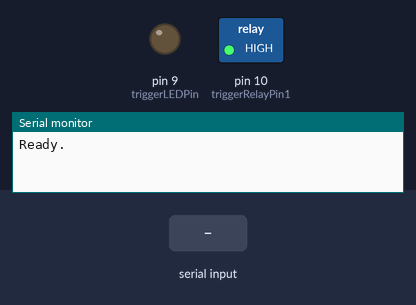
Simulated run of this sketch. Board: Arduino Uno, built with avr-gcc and run on an emulated ATmega328P. On the bench: switched loads named in the sketch (green lamp = pin HIGH), output pins drawn as LEDs (lit = HIGH), the last lines printed to the serial monitor. The inputs (shaded band) are chosen by the test bench.

Above: at 1.2 s.
1.3 s: byte 30 received over Serial
At 1.45 s:
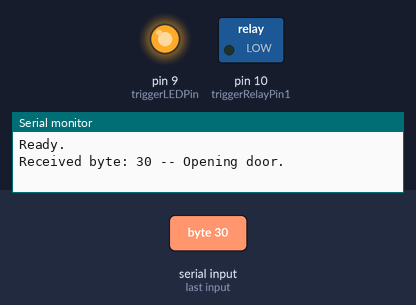
Timing chart, 0 to 4.3 s (numbered marks = the images above; inputs shaded):
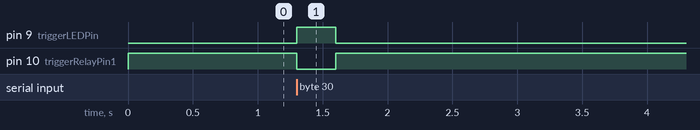

The sketch:

garage_door_serial.ino
```cpp
const int triggerLEDPin = 9;
const int triggerRelayPin1 = 10;
//const int triggerRelayPin2 = 11;

int incomingByte = 0;   // for incoming serial data

void setup() {
  Serial.begin(9600);
  pinMode(triggerLEDPin, OUTPUT);
  pinMode(triggerRelayPin1, OUTPUT);
  //pinMode(triggerRelayPin2, OUTPUT);

  digitalWrite(triggerLEDPin, LOW);
  digitalWrite(triggerRelayPin1, HIGH);
  //digitalWrite(triggerRelayPin2, HIGH);

  Serial.println("Ready.");
}

void loop() {
  if (Serial.available() > 0) {
    incomingByte = Serial.read();
    Serial.print("Received byte: ");
    Serial.print(incomingByte, DEC);
    Serial.println(" -- Opening door.");
    digitalWrite(triggerLEDPin, HIGH);
    digitalWrite(triggerRelayPin1, LOW);
    //digitalWrite(triggerRelayPin2, LOW);

    delay(300);
    digitalWrite(triggerLEDPin, LOW);
    digitalWrite(triggerRelayPin1, HIGH);
    //digitalWrite(triggerRelayPin2, HIGH);

    Serial.println("Complete.");
  }
}

/* Ruby code for client:
require "serialport"

port_str = "/dev/tty.usbmodemfd121"  # may be different
baud_rate = 9600
data_bits = 8
stop_bits = 1
parity = SerialPort::NONE

sp = SerialPort.new(port_str, baud_rate, data_bits, stop_bits, parity)
sp.read_timeout=10
puts sp.readlines.join()
sp.write("\n")
puts sp.readlines.join()
sp.close
*/
```

Measured:
- after the input at 1.3 s, pin 9 (triggerLEDPin): LOW → HIGH at once, → LOW 0.30 s later; pin 10 (triggerRelayPin1): HIGH → LOW at once, → HIGH 0.30 s later
